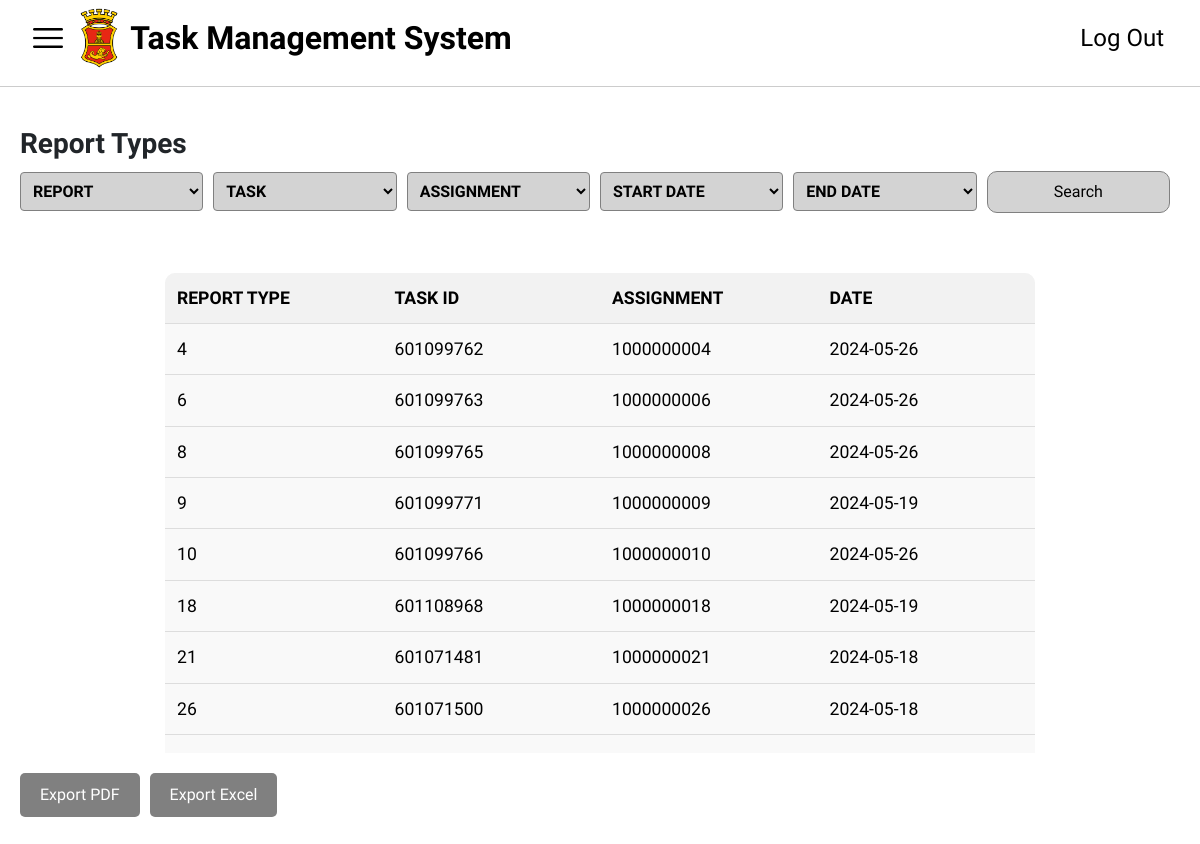
The app's page /reports.php with its own data.
### tables this page shows
CREATE TABLE `reports` (
  `reportID` int(11) NOT NULL,
  `userID` int(11) DEFAULT NULL,
  `taskID` int(11) DEFAULT NULL,
  `completionDate` date DEFAULT NULL
);

### reports.php (the view, shortened to what this page needs)
<?php
    include('conn.php');
    $selquery = "SELECT * FROM reports WHERE completionDate > '2024-05-16'";
    $selresult = mysqli_query($conn, $selquery);
?>
<!DOCTYPE html>
<html lang="en">
<head>
    <?php
    include('header.php');
  ?>
</head>
<body>
    <nav class="navbar navbar-expand-lg bg-body-tertiary">
        <div class="container-fluid" id="side-menu">
            <img src="images/menu-bar.png" data-bs-toggle="offcanvas" href="#offcanvasExample" aria-controls="offcanvasExample" id="burger">
            <div class="collapse navbar-collapse" id="navbarNav">
                <img src="images/San_Miguel_Corporation_logo.webp" id="navlogo"><br>
                <a class="navbar-brand" id="tms">Task Management System</a>
                <ul class="navbar-nav ms-auto">
                    <li class="nav-item">
                        <a class="nav-link" href="index.php" id="logout">Log Out</a>
                    </li>
                </ul>
            </div>
        </div>
    </nav>
    <div class="header-divider"></div>
    <div class="header-reports">
        <h2 class="reports-header fw-bold">Report Types</h2>
        <div class="reports-options">
            <select class="rounded fw-bold" id="select-report-1">
                <option value="Report1">REPORT</option>
            </select>
            <select class="rounded fw-bold" id="select-report-2">
                <option value="Report1">TASK</option>
            </select>
            <select class="rounded fw-bold" id="select-report-3">
                <option value="Report1">ASSIGNMENT</option>
            </select>
            <select class="rounded fw-bold" id="select-report-4">
                <option value="Report1">START DATE</option>
            </select>
            <select class="rounded fw-bold" id="select-report-5">
                <option value="Report1">END DATE</option>
            </select>
            <button class="search-button">Search</button>
        </div>
    </div>
    <div class="reports-table-container" id="reports_table">
        <table class="reports-table">
            <thead>
                <tr>
                    <th>REPORT TYPE</th>
                    <th>TASK ID</th>
                    <th>ASSIGNMENT</th>
                    <th>DATE</th>
                </tr>
            </thead>
            <tbody>
            <?php
    if($selresult) {
        while($row = mysqli_fetch_assoc($selresult)) {
            echo '<tr>';
            echo '<td>'.($row['reportID']). '</td>';
            echo '<td>'.($row['taskID']). '</td>';
            echo '<td>'.($row['userID']). '</td>';
            echo '<td>'.($row['completionDate']). '</td>';
            echo '</tr>';
        }
    } else {
        echo '<tr><td colspan="2">Failed to fetch data from database.</td></tr>';
    }
          ?>
            </tbody>
        </table>
    </div>
    <div class="export-buttons">
      <a href="expexcel.php"> <button class="export-pdf-button">Export PDF</button></a>
        <button class="export-excel-button">Export Excel</button>
    </div>
</body>
</html>

### header.php (shortened to what this page needs)
<link href='./styles/style.css' rel='stylesheet'>
<link href="https://cdn.jsdelivr.net/npm/bootstrap@5.0.2/dist/css/bootstrap.min.css" rel="stylesheet">
<link rel="stylesheet" href="https://cdnjs.cloudflare.com/ajax/libs/fullcalendar/3.4.0/fullcalendar.css">
<link rel="stylesheet" href="https://cdnjs.cloudflare.com/ajax/libs/twitter-bootstrap/4.0.0-alpha.6/css/bootstrap.css">
  <link href='style.css' rel='stylesheet'>
  <link href="https://cdn.jsdelivr.net/npm/bootstrap@5.0.2/dist/css/bootstrap.min.css" rel="stylesheet">

### styles/style.css (style rules this page uses)
body, html { height: 100%; margin: 0; font-family: "Exo 2" !important; }
#navlogo { width: 2.5%; outline: #000; min-width: 40px; }
#tms { font-size: 32px; font-weight: bold; text-align: left; margin-left: 1%; color: #000; }
#burger { width: 40px; margin-right: 1%; min-width: 40px; }
#side-menu { font-family: "Exo 2"; }
#logout { font-size: 24px; text-align: right; color: #000; }
#navbarNav { border-bottom: #000; border-width: 1px; }
.header-divider { height: 1px; background-color: #ccc; margin-top: 10px; }
.header-reports { padding: 20px; margin-top: 20px; }
.reports-header { margin-bottom: 10px; font-size: 1.75em; }
.reports-options { display: flex; align-items: center; justify-content: space-between; margin-bottom: 20px; }
.reports-options select, .search-button { padding: 8px; border-radius: 10px; border: 1px solid gray; background-color: lightgray; width: 18%; margin-right: 10px; }
.reports-table-container { padding: 20px; display: flex; justify-content: center; }
.reports-table { width: 75%; border-collapse: collapse; margin-bottom: 20px; background-color: #f9f9f9; border-radius: 10px; overflow: hidden; }
.reports-table th, .reports-table td { padding: 12px; text-align: left; border-bottom: 1px solid #ddd; width: 25%; font-size: 1.1em; }
.reports-table th { background-color: #f2f2f2; }
.export-buttons { display: flex; align-items: center; justify-content: flex-start; padding: 20px; }
.export-buttons button { background-color: gray; color: white; border: none; padding: 10px 20px; cursor: pointer; border-radius: 5px; margin-right: 10px; }
#reports_table { max-height: 500px; overflow-y: auto; padding-bottom: 20px; color: #000; }

### records on screen
reports: reportID "4", taskID "601099762", userID "1000000004", completionDate "2024-05-26"
reports: reportID "6", taskID "601099763", userID "1000000006", completionDate "2024-05-26"
reports: reportID "8", taskID "601099765", userID "1000000008", completionDate "2024-05-26"
reports: reportID "9", taskID "601099771", userID "1000000009", completionDate "2024-05-19"
reports: reportID "10", taskID "601099766", userID "1000000010", completionDate "2024-05-26"
reports: reportID "18", taskID "601108968", userID "1000000018", completionDate "2024-05-19"
reports: reportID "21", taskID "601071481", userID "1000000021", completionDate "2024-05-18"
reports: reportID "26", taskID "601071500", userID "1000000026", completionDate "2024-05-18"
